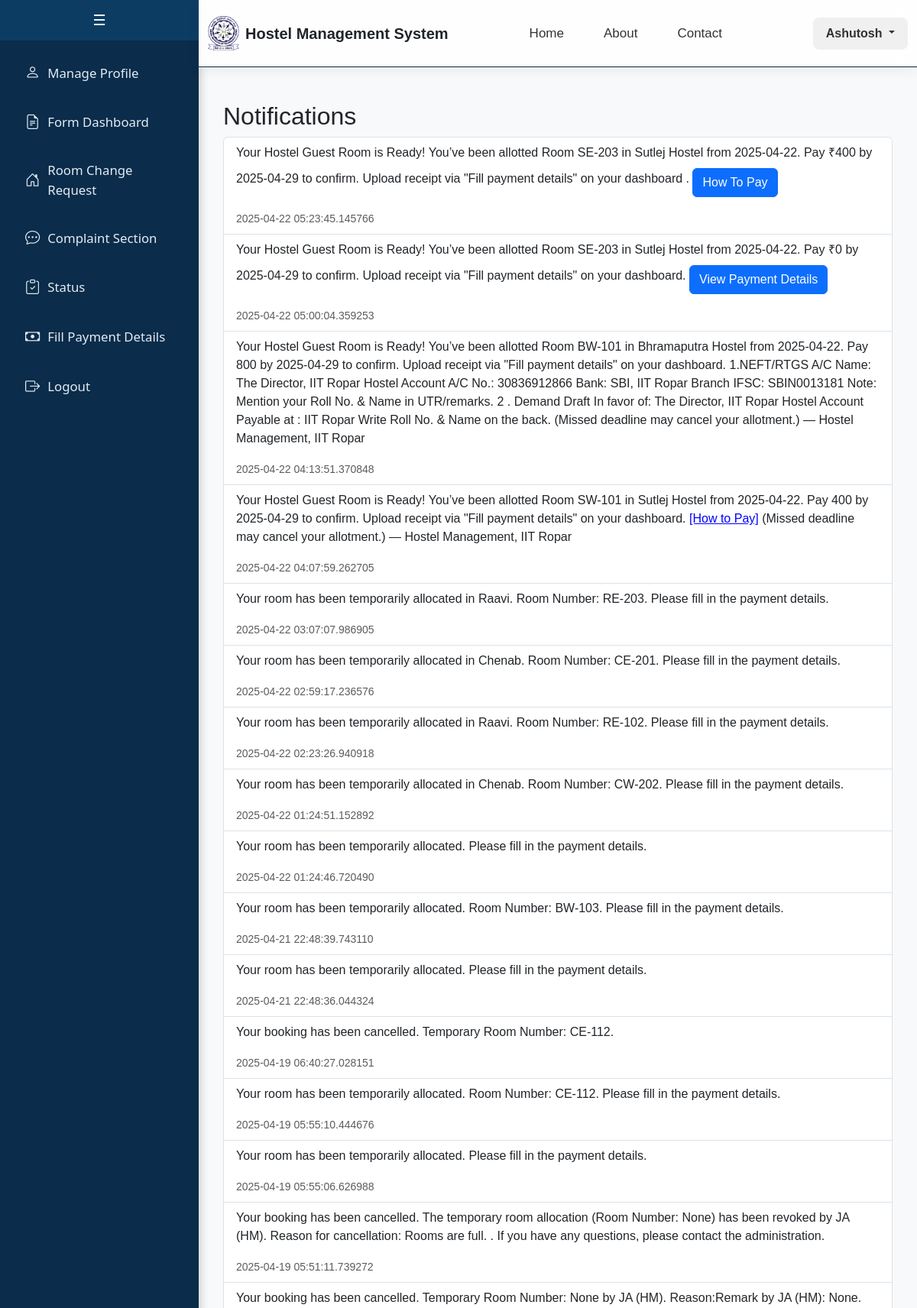
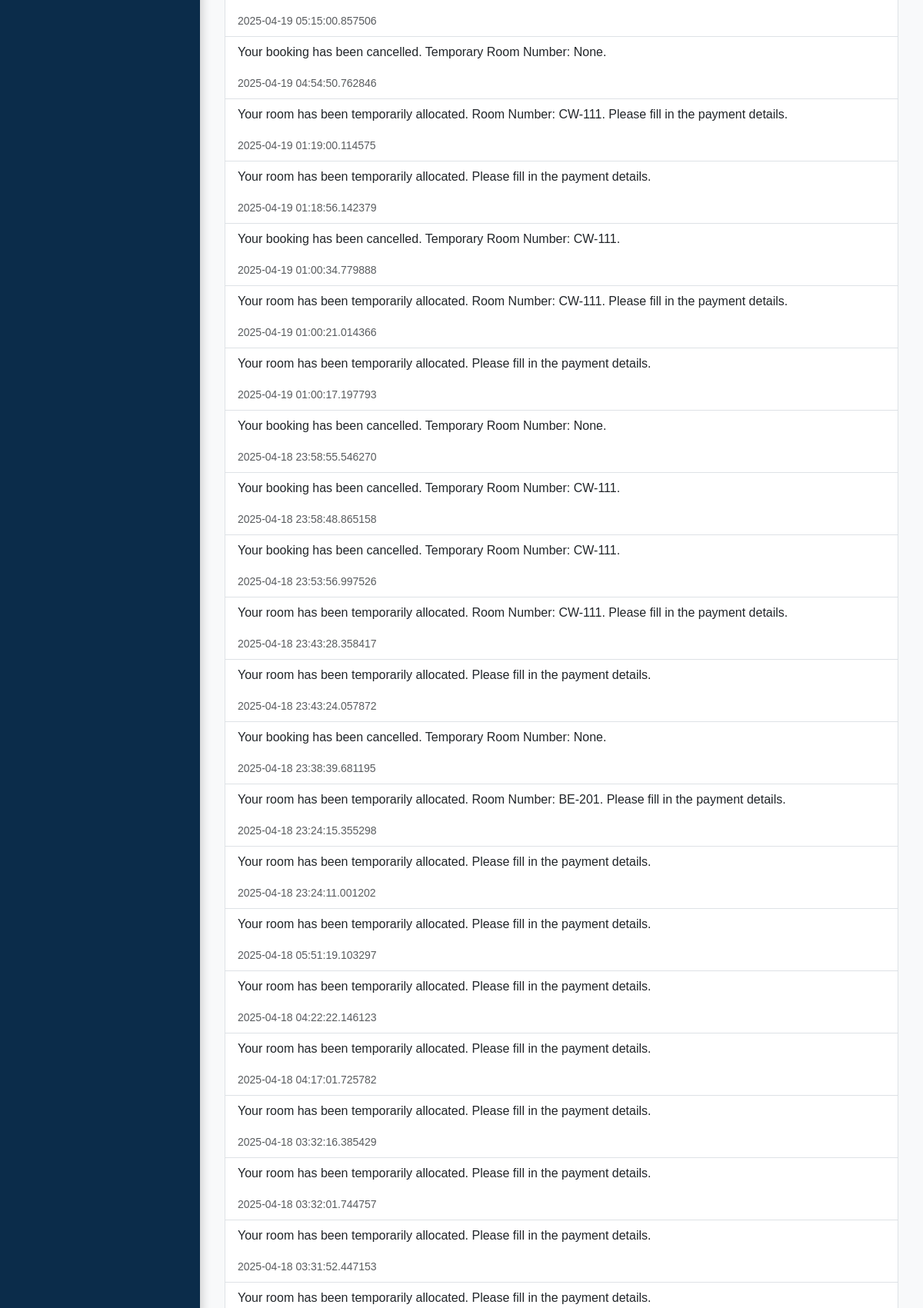
Page /student/notifications (signed in, upper part) on the committed database (2 pictures, top to bottom).
### app/models.py (models this page shows, shortened)
class CustomUser(db.Model):
    __tablename__ = 'custom_user'
    id = db.Column(db.Integer, primary_key=True)
    email = db.Column(db.String(255), unique=True, nullable=False)
    name = db.Column(db.String(100), nullable=False)
    password = db.Column(db.String(100), nullable=False)
    is_staff = db.Column(db.Boolean, default=False)
    is_active = db.Column(db.Boolean, default=True)
    gender = db.Column(db.String(20), default='Not Specified')
    student = db.relationship('Student', backref='user', uselist=False, cascade="all, delete")
    caretaker = db.relationship('Caretaker', backref='user', uselist=False, cascade="all, delete")
    faculty = db.relationship('Faculty', backref='user', uselist=False, cascade="all, delete")
    admin = db.relationship('Admin', backref='user', uselist=False, cascade="all, delete")
    guest = db.relationship('Guest', backref='user', uselist=False, cascade="all, delete")

class Notification(db.Model):
    __tablename__ = 'notification'
    id = db.Column(db.Integer, primary_key=True, autoincrement=True)
    sender_email = db.Column(db.String(120), nullable=False)  # Email of the sender
    recipient_email = db.Column(db.String(120), nullable=False)  # Email of the recipient
    content = db.Column(db.Text, nullable=False)  # Message content
    timestamp = db.Column(db.DateTime, default=datetime.utcnow)  # Timestamp of the notification
    is_read = db.Column(db.Boolean, default=False)  # New field to track read status

### app/student.py (the view)
@student_bp.route("/student/notifications", methods=["GET"])
def view_notifications():
    if 'user_id' not in session or session.get('user_role') != 'student':
        return redirect(url_for('auth.login'))
    user_email = CustomUser.query.get(session['user_id']).email
    notifications = Notification.query.filter_by(recipient_email=user_email).order_by(Notification.timestamp.desc()).all()
    return render_template("student/notifications.html", notifications=notifications)

### app/student.py (called while the page is built)
@student_bp.context_processor
def inject_guest_room_booking():
    if 'user_id' in session and session.get('user_role') == 'student':
        user_id = session['user_id']
        guest_room_booking = GuestRoomBooking.query.filter_by(applicant_id=user_id, status="Awaiting Payment from Applicant").first()
        return {'guest_room_booking': guest_room_booking}
    return {'guest_room_booking': None}

### templates/student/notifications.html
{% extends "student/base.html" %}
{% block content %}
<div class="container mt-4">
    <h2>Notifications</h2>
    <ul class="list-group">
        {% for notification in notifications %}
        <li class="list-group-item">
            <p>{{ notification.content|safe }}</p>
            <small class="text-muted">{{ notification.timestamp }}</small>
        </li>
        {% endfor %}
    </ul>
</div>
{% endblock %}

### templates/includes/header.html (shortened to what this page needs)
<div class="ezy__nav4 glass">
    <nav class="navbar navbar-expand-lg py-3">
        <div class="container">
            <a class="navbar-brand d-flex align-items-center gap-2" href="/">
                <img src="{{ url_for('static', filename='logo.jpg') }}" alt="Logo" class="logo-img">
                <span class="fw-bold fs-5 text-dark">Hostel Management System</span>
            </a>
            <div class="collapse navbar-collapse justify-content-between" id="ezy_nav4-navbar-text">
				<ul class="navbar-nav me-auto d-flex justify-content-center gap-3" style="margin-left: 4.5rem;">
					<li class="nav-item"><a class="nav-link nav-hover" href="/">Home</a></li>
					<li class="nav-item"><a class="nav-link nav-hover" href="/about">About</a></li>
					<li class="nav-item"><a class="nav-link nav-hover" href="/contact">Contact</a></li>
				</ul>
				{% if session['user_role'] %}
				<div class="dropdown">
				<button class="btn user-dropdown-btn dropdown-toggle" type="button" id="userDropdown"
					data-bs-toggle="dropdown" aria-expanded="false">
					{{ session['user_name'] }}
				</button>
				</div>
				{% else %}
				<a href="/login" class="btn custom-login-btn ms-lg-3">Login</a>
				{% endif %}
			</div>
        </div>
    </nav>
</div>

### templates/student/base.html (style rules this page uses)
body { margin: 0; font-family: Arial, sans-serif; }
.navbar { border-bottom: 1px solid #0b2c4a; }

### templates/includes/header.html (style rules this page uses)
.ezy__nav4.glass { backdrop-filter: blur(12px); background: rgba(255, 255, 255, 0.85); border-bottom: 1px solid rgba(200, 200, 200, 0.4); box-shadow: 0 4px 16px rgba(0, 0, 0, 0.06); position: sticky; top: 0; z-index: 1000; transition: background 0.3s ease; }
.ezy__nav4 .navbar-brand img.logo-img { height: 45px; width: auto; }
.navbar-brand span { font-size: 18px; }
.navbar-nav { flex-direction: row; align-items: center; }
.navbar-nav .nav-item { margin: 0 10px; }
.navbar-nav .nav-link { font-weight: 500; font-size: 17px; padding: 10px 16px; color: #333; transition: all 0.2s ease; }
.user-dropdown-btn { background-color: #f0f0f0; color: #333; font-weight: 600; padding: 8px 16px; border-radius: 8px; transition: all 0.2s ease; }

### rows in the picture
CustomUser: user_name "Ashutosh"
Notification: content "Your Hostel Guest Room is Ready! You’ve been allotted Room SE-203 in Sutlej Hostel from 2025-04-22. Pay ₹400 by 2025-04-29 to confirm. Upload receipt via \"Fill payment details\" on your dashboard . How To Pay", timestamp "2025-04-22 05:23:45.145766"
Notification: content "Your Hostel Guest Room is Ready! You’ve been allotted Room SE-203 in Sutlej Hostel from 2025-04-22. Pay ₹0 by 2025-04-29 to confirm. Upload receipt via \"Fill payment details\" on your dashboard. View Payment Details", timestamp "2025-04-22 05:00:04.359253"
Notification: content "Your Hostel Guest Room is Ready! You’ve been allotted Room BW-101 in Bhramaputra Hostel from 2025-04-22. Pay 800 by 2025-04-29 to confirm. Upload receipt via \"Fill payment details\" on your dashboard. 1.NEFT/RTGS A/C Name: The Director, IIT Ropar Hostel Account A/C No.: 30836912866 Bank: SBI, IIT Ropar Branch IFSC: SBIN0013181 Note: Mention your Roll No. & Name in UTR/remarks. 2 . Demand Draft In favor of: The Director, IIT Ropar Hostel Account Payable at : IIT Ropar Write Roll No. & Name on the back. (Missed deadline may cancel your allotment.) — Hostel Management, IIT Ropar", timestamp "2025-04-22 04:13:51.370848"
Notification: content "Your Hostel Guest Room is Ready! You’ve been allotted Room SW-101 in Sutlej Hostel from 2025-04-22. Pay 400 by 2025-04-29 to confirm. Upload receipt via \"Fill payment details\" on your dashboard. [How to Pay] (Missed deadline may cancel your allotment.) — Hostel Management, IIT Ropar", timestamp "2025-04-22 04:07:59.262705"
Notification: content "Your room has been temporarily allocated in Raavi. Room Number: RE-203. Please fill in the payment details.", timestamp "2025-04-22 03:07:07.986905"
Notification: content "Your room has been temporarily allocated in Chenab. Room Number: CE-201. Please fill in the payment details.", timestamp "2025-04-22 02:59:17.236576"
Notification: content "Your room has been temporarily allocated in Raavi. Room Number: RE-102. Please fill in the payment details.", timestamp "2025-04-22 02:23:26.940918"
Notification: content "Your room has been temporarily allocated in Chenab. Room Number: CW-202. Please fill in the payment details.", timestamp "2025-04-22 01:24:51.152892"
Notification: content "Your room has been temporarily allocated. Please fill in the payment details.", timestamp "2025-04-22 01:24:46.720490"
Notification: content "Your room has been temporarily allocated. Room Number: BW-103. Please fill in the payment details.", timestamp "2025-04-21 22:48:39.743110"
Notification: content "Your room has been temporarily allocated. Please fill in the payment details.", timestamp "2025-04-21 22:48:36.044324"
Notification: content "Your booking has been cancelled. Temporary Room Number: CE-112.", timestamp "2025-04-19 06:40:27.028151"
Notification: content "Your room has been temporarily allocated. Room Number: CE-112. Please fill in the payment details.", timestamp "2025-04-19 05:55:10.444676"
Notification: content "Your room has been temporarily allocated. Please fill in the payment details.", timestamp "2025-04-19 05:55:06.626988"
Notification: content "Your booking has been cancelled. The temporary room allocation (Room Number: None) has been revoked by JA (HM). Reason for cancellation: Rooms are full. . If you have any questions, please contact the administration.", timestamp "2025-04-19 05:51:11.739272"
Notification: content "Your booking has been cancelled. Temporary Room Number: None by JA (HM). Reason:Remark by JA (HM): None.", timestamp "2025-04-19 05:15:00.857506"
Notification: content "Your booking has been cancelled. Temporary Room Number: None.", timestamp "2025-04-19 04:54:50.762846"
Notification: content "Your room has been temporarily allocated. Room Number: CW-111. Please fill in the payment details.", timestamp "2025-04-19 01:19:00.114575"
Notification: content "Your room has been temporarily allocated. Please fill in the payment details.", timestamp "2025-04-19 01:18:56.142379"
Notification: content "Your booking has been cancelled. Temporary Room Number: CW-111.", timestamp "2025-04-19 01:00:34.779888"
Notification: content "Your room has been temporarily allocated. Room Number: CW-111. Please fill in the payment details.", timestamp "2025-04-19 01:00:21.014366"
Notification: content "Your room has been temporarily allocated. Please fill in the payment details.", timestamp "2025-04-19 01:00:17.197793"
Notification: content "Your booking has been cancelled. Temporary Room Number: None.", timestamp "2025-04-18 23:58:55.546270"
Notification: content "Your booking has been cancelled. Temporary Room Number: CW-111.", timestamp "2025-04-18 23:58:48.865158"
Notification: content "Your booking has been cancelled. Temporary Room Number: CW-111.", timestamp "2025-04-18 23:53:56.997526"
Notification: content "Your room has been temporarily allocated. Room Number: CW-111. Please fill in the payment details.", timestamp "2025-04-18 23:43:28.358417"
Notification: content "Your room has been temporarily allocated. Please fill in the payment details.", timestamp "2025-04-18 23:43:24.057872"
Notification: content "Your booking has been cancelled. Temporary Room Number: None.", timestamp "2025-04-18 23:38:39.681195"
Notification: content "Your room has been temporarily allocated. Room Number: BE-201. Please fill in the payment details.", timestamp "2025-04-18 23:24:15.355298"
Notification: content "Your room has been temporarily allocated. Please fill in the payment details.", timestamp "2025-04-18 23:24:11.001202"
Notification: content "Your room has been temporarily allocated. Please fill in the payment details.", timestamp "2025-04-18 05:51:19.103297"
Notification: content "Your room has been temporarily allocated. Please fill in the payment details.", timestamp "2025-04-18 04:22:22.146123"
Notification: content "Your room has been temporarily allocated. Please fill in the payment details.", timestamp "2025-04-18 04:17:01.725782"
Notification: content "Your room has been temporarily allocated. Please fill in the payment details.", timestamp "2025-04-18 03:32:16.385429"
Notification: content "Your room has been temporarily allocated. Please fill in the payment details.", timestamp "2025-04-18 03:32:01.744757"
Notification: content "Your room has been temporarily allocated. Please fill in the payment details.", timestamp "2025-04-18 03:31:52.447153"
Notification: content "Your room has been temporarily allocated. Please fill in the payment details."
